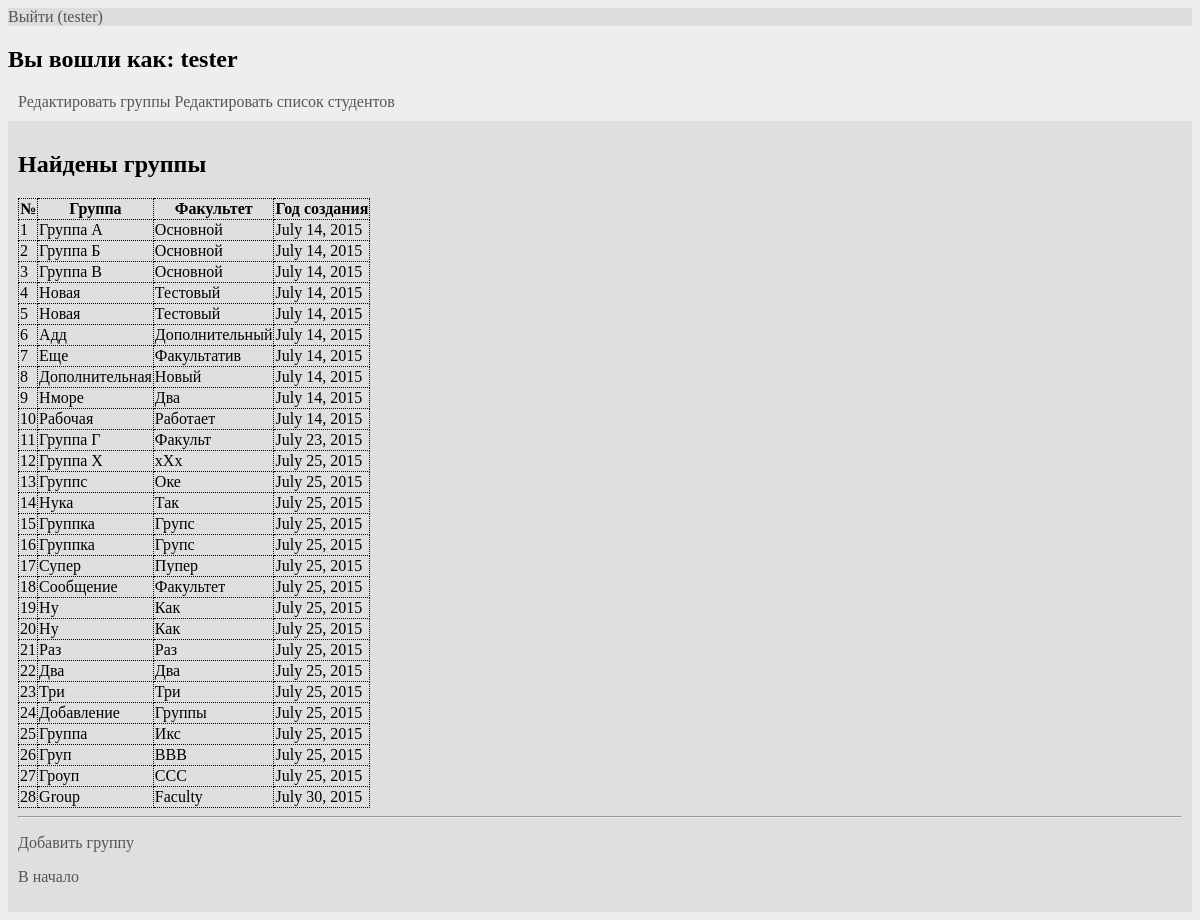
The page /groupedit/ (signed in) on the database its author committed.
### studedit/models.py (models this page shows, shortened)
class Groups(models.Model):
    name = models.CharField(max_length=30)
    faculty = models.CharField(max_length=30)
    year = models.DateField(auto_now=True)

### groupedit/views.py (the view)
def show(request):
    groups = Groups.objects.all()
    user_name = auth.get_user(request)
    args = {
        'user_name': user_name.get_username(),
        'groups': groups,
    }
    return render(request, 'groupedit/group_list.html', args)

### groupedit/templates/groupedit/group_list.html
{% extends 'main.html' %}
{% block group_list %}
{% if user_name %}
    {% if groups %}
        <h1>Найдены группы</h1>
        <table>
            <tr>
                <th>№</th><th>Группа</th><th>Факультет</th><th>Год создания</th>
            </tr>
            {% for group in groups %}
                <tr>
                    <td>{{ group.id }}</td><td>{{ group.name }}</td>
                    <td>{{ group.faculty }}</td><td>{{ group.year }}</td>
                </tr>
            {% endfor %}
        </table>
        <hr>
        <p><a class="navigation" href="/groupedit/add/">Добавить группу</a></p>
        <p><a class="navigation" href="/authorisation/action/">В начало</a> </p>
    {% else %}
        <h1>Групп не найдено</h1>
        <a class="navigation" href="/groupedit/add/">Добавить группу</a>
    {% endif %}
{% else %}
    <h2>Вы не авторизованы в системе</h2>
    <a class="navigation" href="/authorisation/login/">Воити в систему</a>
{% endif %}
{% endblock %}

### templates/main.html (shortened to what this page needs)
{% load staticfiles %}
<!DOCTYPE html>
<html lang="ru-RU">
<head>
    <link type="text/css" rel="stylesheet" href="{% static 'studedit/style.css' %}"/>
</head>
<body>
<header>
        {% if user_name %}
        <a href="/authorisation/logout/">Выйти ({{ user_name }})</a>
        {% else %}
        <a href="/authorisation/login/">Войти</a>
            {% block login %}{% endblock %}
        {% endif %}
</header>
<section id="content">
    {% if user_name %}
        <h1>Вы вошли как: {{ user_name }}</h1>
        <nav>
            <a href="/groupedit/">Редактировать группы</a>
            <a href="/studedit/">Редактировать список студентов</a>
        </nav>
        <div id="variations">
            {% block group_list %}{% endblock %}
        </div>
    {% else %}
        <h1>Вам нужно войти в систему</h1>
    {% endif %}
</section>
</body>
</html>

### studedit/static/studedit/style.css (style rules this page uses)
body { background-color: #eee; }
header { background-color: #ddd; }
nav { margin: 10px; }
#variations { background-color: #dfdfdf; padding: 10px; }
table { border-collapse: collapse; border: 1px dotted black; padding: 10px; }
th, td { border: 1px dotted black; }
a { text-decoration: none; color: #555; }

### rows shown on the page
Groups: id "1", name "Группа А", faculty "Основной", year "July 14, 2015"
Groups: id "2", name "Группа Б", faculty "Основной", year "July 14, 2015"
Groups: id "3", name "Группа В", faculty "Основной", year "July 14, 2015"
Groups: id "4", name "Новая", faculty "Тестовый", year "July 14, 2015"
Groups: id "5", name "Новая", faculty "Тестовый", year "July 14, 2015"
Groups: id "6", name "Адд", faculty "Дополнительный", year "July 14, 2015"
Groups: id "7", name "Еще", faculty "Факультатив", year "July 14, 2015"
Groups: id "8", name "Дополнительная", faculty "Новый", year "July 14, 2015"
Groups: id "9", name "Нморе", faculty "Два", year "July 14, 2015"
Groups: id "10", name "Рабочая", faculty "Работает", year "July 14, 2015"
Groups: id "11", name "Группа Г", faculty "Факульт", year "July 23, 2015"
Groups: id "12", name "Группа Х", faculty "хХх", year "July 25, 2015"
Groups: id "13", name "Группс", faculty "Оке", year "July 25, 2015"
Groups: id "14", name "Нука", faculty "Так", year "July 25, 2015"
Groups: id "15", name "Группка", faculty "Групс", year "July 25, 2015"
Groups: id "16", name "Группка", faculty "Групс", year "July 25, 2015"
Groups: id "17", name "Супер", faculty "Пупер", year "July 25, 2015"
Groups: id "18", name "Сообщение", faculty "Факультет", year "July 25, 2015"
Groups: id "19", name "Ну", faculty "Как", year "July 25, 2015"
Groups: id "20", name "Ну", faculty "Как", year "July 25, 2015"
Groups: id "21", name "Раз", faculty "Раз", year "July 25, 2015"
Groups: id "22", name "Два", faculty "Два", year "July 25, 2015"
Groups: id "23", name "Три", faculty "Три", year "July 25, 2015"
Groups: id "24", name "Добавление", faculty "Группы", year "July 25, 2015"
Groups: id "25", name "Группа", faculty "Икс", year "July 25, 2015"
Groups: id "26", name "Груп", faculty "ВВВ", year "July 25, 2015"
Groups: id "27", name "Гроуп", faculty "ССС", year "July 25, 2015"
Groups: id "28", name "Group", faculty "Faculty", year "July 30, 2015"

### other values the page prints
{{ user_name }} "tester"
